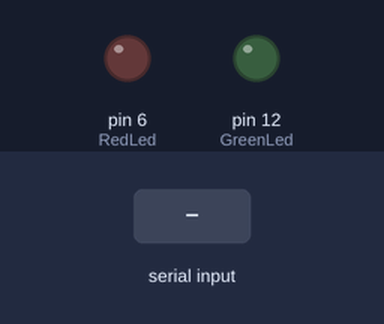
Recording of a sketch running on a simulated Arduino Uno, built with avr-gcc and run on an emulated ATmega328P. On the bench: output pins drawn as LEDs (lit = HIGH). Inputs (shaded band) come from the test bench.

Above: at 1.2 s.
1.3 s: "Red\n" received over Serial
At 1.9 s:
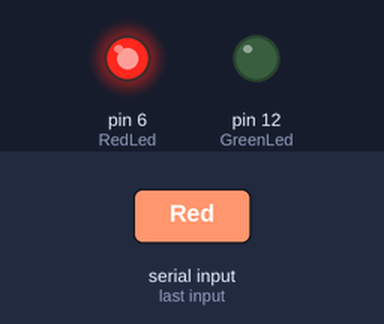
2.8 s: "Green\n" received over Serial
At 3.1 s:
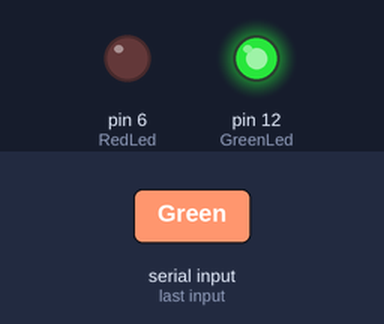
4.3 s: "1\n" received over Serial
At 5.3 s:
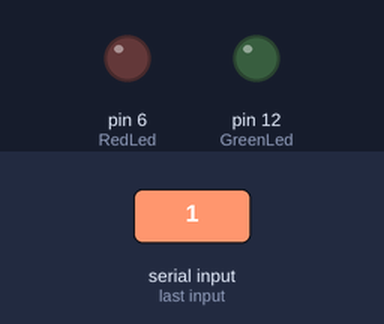
Timing chart, 0 to 7.3 s (numbered marks = the images above; inputs shaded):
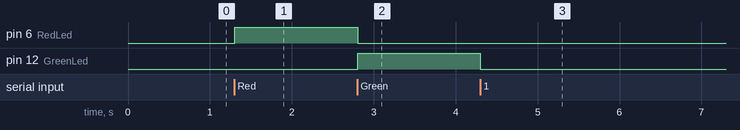

The sketch:

Project.ino
```cpp
int GreenLed = 12;
int RedLed = 6;

void setup() {
  Serial.begin(9600);
  pinMode(GreenLed, OUTPUT);
  pinMode(RedLed, OUTPUT);
}

void loop() {
  if(Serial.available() > 0){
    String msg = Serial.readStringUntil('\n');
    msg.trim();
    if(msg == "Red"){
      digitalWrite(RedLed, HIGH);
      digitalWrite(GreenLed, LOW);
    }
    else if(msg == "Green") {
      digitalWrite(GreenLed, HIGH);
      digitalWrite(RedLed, LOW);
    } else {
      digitalWrite(GreenLed, LOW);
      digitalWrite(RedLed, LOW);
    }
  }

}
```

Measured:
- after the input at 1.3 s, pin 6 (RedLed): LOW → HIGH at once
- after the input at 2.8 s, pin 6 (RedLed): HIGH → LOW at once; pin 12 (GreenLed): LOW → HIGH at once
- after the input at 4.3 s, pin 12 (GreenLed): HIGH → LOW at once
